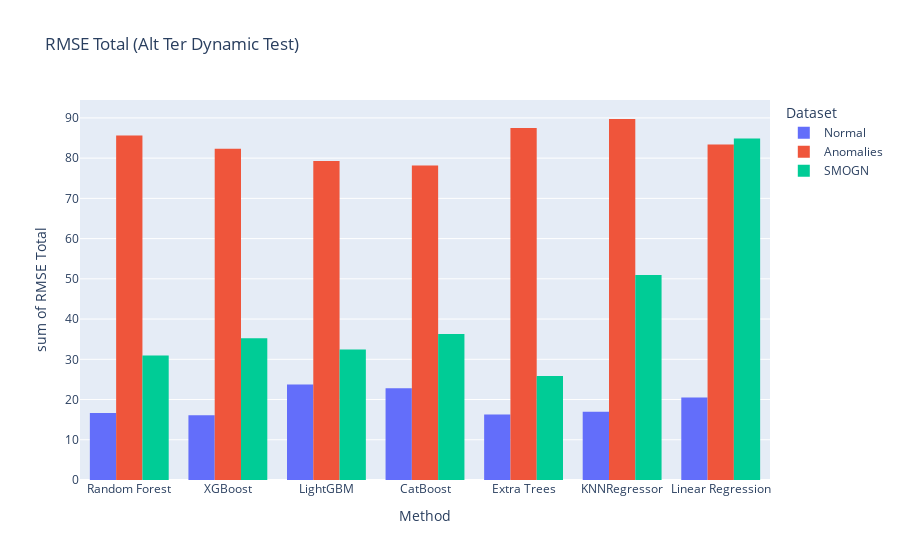

This figure's notebook cell:
### Code cell
fig = px.histogram(plot, x="Method", y="RMSE Total",
             color='Dataset', barmode='group', title='RMSE Total (Alt Ter Dynamic Test)')
fig.show()

### Figure 1 — Plotly figure (JSON) as saved in the notebook; plotly's stock layout.template omitted (floating-point values rounded to 4 significant figures)
{"data": [{"alignmentgroup": "True", "bingroup": "x", "histfunc": "sum", "hovertemplate": "Dataset=Normal<br>Method=%{x}<br>sum of RMSE Total=%{y}<extra></extra>", "legendgroup": "Normal", "marker": {"color": "#636efa", "pattern": {"shape": ""}}, "name": "Normal", "offsetgroup": "Normal", "orientation": "v", "showlegend": true, "type": "histogram", "x": ["Random Forest", "XGBoost", "LightGBM", "CatBoost", "Extra Trees", "KNNRegressor", "Linear Regression"], "xaxis": "x", "y": [16.67, 16.09, 23.73, 22.82, 16.31, 16.98, 20.49], "yaxis": "y"}, {"alignmentgroup": "True", "bingroup": "x", "histfunc": "sum", "hovertemplate": "Dataset=Anomalies<br>Method=%{x}<br>sum of RMSE Total=%{y}<extra></extra>", "legendgroup": "Anomalies", "marker": {"color": "#EF553B", "pattern": {"shape": ""}}, "name": "Anomalies", "offsetgroup": "Anomalies", "orientation": "v", "showlegend": true, "type": "histogram", "x": ["Random Forest", "XGBoost", "LightGBM", "CatBoost", "Extra Trees", "KNNRegressor", "Linear Regression"], "xaxis": "x", "y": [85.62, 82.33, 79.27, 78.15, 87.49, 89.73, 83.39], "yaxis": "y"}, {"alignmentgroup": "True", "bingroup": "x", "histfunc": "sum", "hovertemplate": "Dataset=SMOGN<br>Method=%{x}<br>sum of RMSE Total=%{y}<extra></extra>", "legendgroup": "SMOGN", "marker": {"color": "#00cc96", "pattern": {"shape": ""}}, "name": "SMOGN", "offsetgroup": "SMOGN", "orientation": "v", "showlegend": true, "type": "histogram", "x": ["Random Forest", "XGBoost", "LightGBM", "CatBoost", "Extra Trees", "KNNRegressor", "Linear Regression"], "xaxis": "x", "y": [30.95, 35.26, 32.41, 36.28, 25.83, 50.93, 84.89], "yaxis": "y"}], "layout": {"barmode": "group", "legend": {"title": {"text": "Dataset"}, "tracegroupgap": 0}, "title": {"text": "RMSE Total (Alt Ter Dynamic Test)"}, "xaxis": {"anchor": "y", "domain": [0, 1], "title": {"text": "Method"}}, "yaxis": {"anchor": "x", "domain": [0, 1], "title": {"text": "sum of RMSE Total"}}}}
